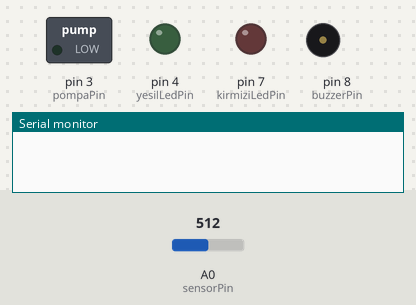
The sketch below on a simulated Arduino Uno, built with avr-gcc and run on an emulated ATmega328P. Parts: switched loads named in the sketch (green lamp = pin HIGH), output pins drawn as LEDs (lit = HIGH), buzzer (waves = sounding), the last lines printed to the serial monitor. The test bench sets the inputs (shaded band); at power-on: A0 (sensorPin) = 512.

Above: at 0.1 s.
At 1.8 s:
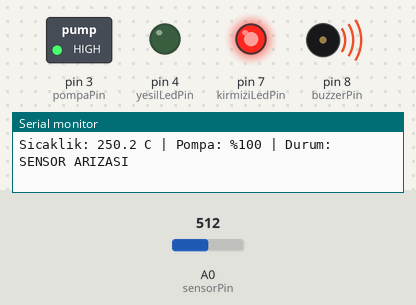
1.9 s: A0 (sensorPin) set to 252
3.4 s: A0 (sensorPin) set to 236
Timing chart, 0 to 6.4 s (numbered marks = the images above; inputs shaded):
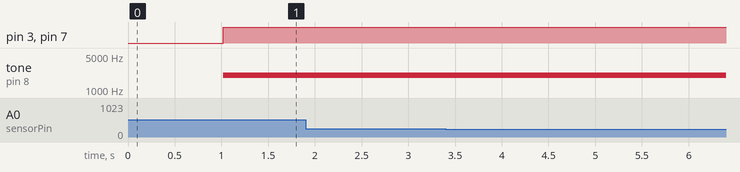

The sketch:

klasik.ino
```cpp
const int sensorPin = A0;
const int pompaPin = 3;
const int buzzerPin = 8;
const int yesilLedPin = 4;
const int kirmiziLedPin = 7;

const float pompaAcmaSicakligi = 30.0;
const float pompaKapamaSicakligi = 27.0;
const float tamGucSicakligi = 45.0;
const float alarmSicakligi = 55.0;
const float sensorEnDusuk = 1.0;
const float sensorEnYuksek = 120.0;

const int enDusukPompaGucu = 90;
const int enYuksekPompaGucu = 255;
const int olcumSayisi = 10;
const unsigned long olcumAraligi = 1000;

bool pompaCalisiyor = false;
unsigned long sonOlcumZamani = 0;

float sicaklikOku() {
  long toplam = 0;
  for (int i = 0; i < olcumSayisi; i++) {
    toplam += analogRead(sensorPin);
    delay(2);
  }
  float ortalama = toplam / (float)olcumSayisi;
  return ortalama * 500.0 / 1023.0;
}

bool sensorArizali(float sicaklik) {
  return sicaklik < sensorEnDusuk || sicaklik > sensorEnYuksek;
}

int pompaGucuHesapla(float sicaklik) {
  if (sicaklik >= pompaAcmaSicakligi) {
    pompaCalisiyor = true;
  }
  if (sicaklik <= pompaKapamaSicakligi) {
    pompaCalisiyor = false;
  }
  if (!pompaCalisiyor) {
    return 0;
  }
  if (sicaklik >= tamGucSicakligi) {
    return enYuksekPompaGucu;
  }
  float oran = (sicaklik - pompaKapamaSicakligi) / (tamGucSicakligi - pompaKapamaSicakligi);
  return enDusukPompaGucu + oran * (enYuksekPompaGucu - enDusukPompaGucu);
}

void durumGoster(float sicaklik, int pompaGucu, bool ariza) {
  bool alarm = ariza || sicaklik >= alarmSicakligi;

  digitalWrite(kirmiziLedPin, alarm ? HIGH : LOW);
  digitalWrite(yesilLedPin, alarm ? LOW : HIGH);

  if (alarm) {
    tone(buzzerPin, 2000);
  } else {
    noTone(buzzerPin);
  }

  Serial.print("Sicaklik: ");
  Serial.print(sicaklik, 1);
  Serial.print(" C | Pompa: %");
  Serial.print(pompaGucu * 100 / enYuksekPompaGucu);
  Serial.print(" | Durum: ");

  if (ariza) {
    Serial.println("SENSOR ARIZASI");
  } else if (alarm) {
    Serial.println("ALARM");
  } else if (pompaGucu > 0) {
    Serial.println("SOGUTMA");
  } else {
    Serial.println("NORMAL");
  }
}

void setup() {
  pinMode(pompaPin, OUTPUT);
  pinMode(buzzerPin, OUTPUT);
  pinMode(yesilLedPin, OUTPUT);
  pinMode(kirmiziLedPin, OUTPUT);
  Serial.begin(9600);
}

void loop() {
  unsigned long simdi = millis();
  if (simdi - sonOlcumZamani < olcumAraligi) {
    return;
  }
  sonOlcumZamani = simdi;

  float sicaklik = sicaklikOku();
  bool ariza = sensorArizali(sicaklik);
  int pompaGucu;

  if (ariza) {
    pompaGucu = enYuksekPompaGucu;
  } else {
    pompaGucu = pompaGucuHesapla(sicaklik);
  }

  analogWrite(pompaPin, pompaGucu);
  durumGoster(sicaklik, pompaGucu, ariza);
}
```
